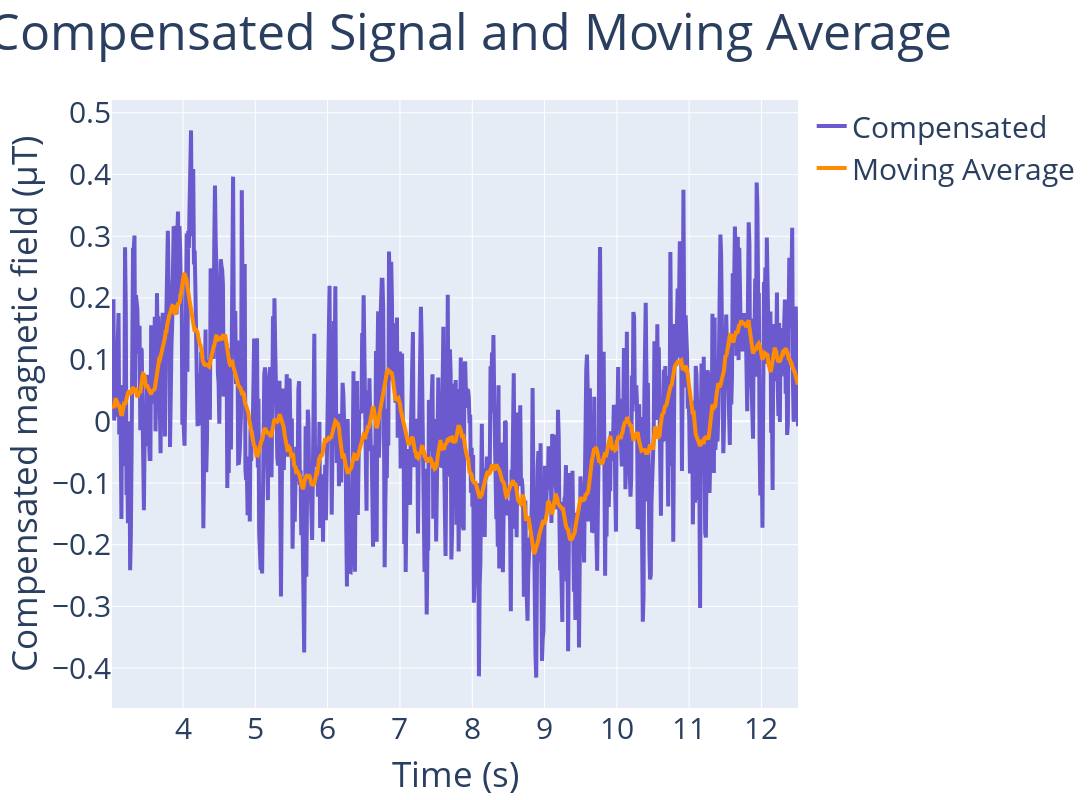

Notebook code cell kept with this figure:
### Code cell
fig = go.Figure()
fig.add_trace(go.Scatter(x=df_one['Time (s)'], y=df_one['Compensated'], mode='lines', name='Compensated', line=dict(color='slateblue', width = 4)))
fig.add_trace(go.Scatter(x=df_one['Time (s)'], y=ma, mode='lines', name='Moving Average', line=dict(color='darkorange', width = 4)))


fig.update_layout(
    title = dict(text = 'Compensated Signal and Moving Average',  x = 0.43, xanchor = 'center', font= dict(size = 50)),
    width = 1600,
    height = 800,
    margin = dict(l=50, r=50, t=100, b=50),
    legend=dict(font=dict(size=30))
)

fig.update_xaxes(title_text='Time (s)', title_font=dict(size=35), tickfont=dict(size=30))

fig.update_yaxes(title_text='Compensated magnetic field (µT)', title_font=dict(size=35), tickfont=dict(size=30))


fig.show()

### Figure 1 — Plotly figure (JSON) as saved in the notebook; plotly's stock layout.template omitted (floating-point values rounded to 4 significant figures; data arrays with more than 128 entries replaced by an {"elided": "..."} marker saying what was removed)
{"data": [{"line": {"color": "slateblue", "width": 4}, "mode": "lines", "name": "Compensated", "type": "scatter", "x": {"elided": "947 float values"}, "y": {"elided": "947 float values"}}, {"line": {"color": "darkorange", "width": 4}, "mode": "lines", "name": "Moving Average", "type": "scatter", "x": {"elided": "947 float values"}, "y": {"elided": "947 float values"}}], "layout": {"height": 800, "legend": {"font": {"size": 30}}, "margin": {"b": 50, "l": 50, "r": 50, "t": 100}, "title": {"font": {"size": 50}, "text": "Compensated Signal and Moving Average", "x": 0.43, "xanchor": "center"}, "width": 1600, "xaxis": {"tickfont": {"size": 30}, "title": {"font": {"size": 35}, "text": "Time (s)"}}, "yaxis": {"tickfont": {"size": 30}, "title": {"font": {"size": 35}, "text": "Compensated magnetic field (µT)"}}}}
